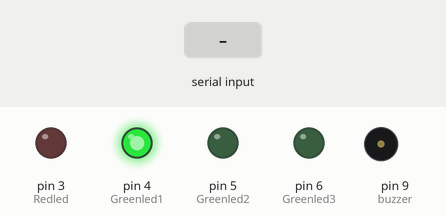
Simulated run of this sketch. Board: Arduino Uno, built with avr-gcc and run on an emulated ATmega328P. Parts: output pins drawn as LEDs (lit = HIGH), buzzer (waves = sounding, pin HIGH). The test bench sets the inputs (shaded band).

Above: at 1.2 s.
1.3 s: "banned" received over Serial
At 3.8 s:
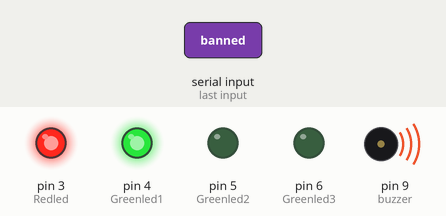
4.3 s: "manager" received over Serial
At 5.7 s:
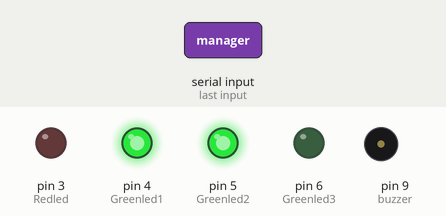
7.3 s: "employee" received over Serial
At 13.2 s:
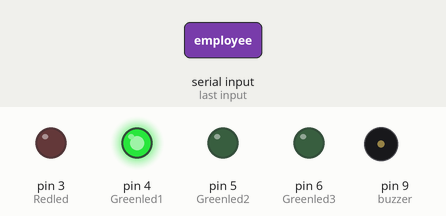
Timing chart, 0 to 14.7 s (numbered marks = the images above; inputs shaded):
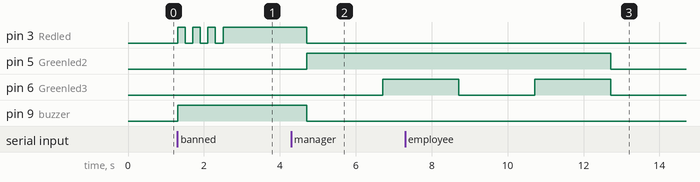

The sketch:

Arduino-Code.ino
```cpp
#include<SoftwareSerial.h>
#define Redled    3  //digital pins
#define Greenled1 4 //digital pins
#define Greenled2 5 //digital pins
#define Greenled3 6 //digital pins
#define buzzer  9   //digital pins
SoftwareSerial node_serial(0,1); //rx_0, tx_1 in arduino that will recieve data from nodeMCU
void setup()
{
   Serial.begin(115200);
   node_serial.begin(115200);
  Serial.setTimeout(5);
  node_serial.setTimeout(5);
   pinMode(Greenled1,OUTPUT);
   pinMode(Greenled2,OUTPUT);
   pinMode(Greenled3,OUTPUT);
   pinMode(Redled,OUTPUT);
   pinMode(buzzer,OUTPUT);
digitalWrite(Greenled1,HIGH);  // led that says Project is working

}


void loop(){

if(Serial.available()>0){
String msg = Serial.readString();

// manager --> 2nd G_led/lcd("loading") delay() /// 3rd G_led/lcd("welocme manager name");
// employee --> 2nd G_led/lcd("loading") delay() /// 3rd G_led/ lcd("welocme name");
// banned --> red light (on and off)/ buzzer / lcd (ALERT! intruder got in!);

if(msg=="manager"){
  digitalWrite(Greenled2,HIGH);
  delay(2000);
  digitalWrite(Greenled3,HIGH);
delay(2000);
digitalWrite(Greenled2,LOW);
  digitalWrite(Greenled3,LOW);
}
else if(msg=="employee")
{
digitalWrite(Greenled2,HIGH);
  delay(2000);
  digitalWrite(Greenled3,HIGH);
  delay(2000);
digitalWrite(Greenled2,LOW);
  digitalWrite(Greenled3,LOW);
}
else if(msg=="banned"){
  digitalWrite(buzzer,HIGH);
  digitalWrite(Redled,HIGH);
  delay(200);
  digitalWrite(Redled,LOW);
  delay(200);
  digitalWrite(Redled,HIGH);
  delay(200);
  digitalWrite(Redled,LOW);
  delay(200);
  digitalWrite(Redled,HIGH);
  delay(200);
  digitalWrite(Redled,LOW);
  delay(200);
  digitalWrite(Redled,HIGH);
  delay(200);
  delay(2000);
digitalWrite(buzzer,LOW);
  digitalWrite(Redled,LOW);

}
}
}
```

Measured:
- after the input at 1.3 s, pin 3 (Redled): alternates HIGH for 0.20 s and LOW for 0.20 s, 7 changes in all, then stays HIGH, starting at once; pin 9 (buzzer): LOW → HIGH at once
- after the input at 4.3 s, pin 5 (Greenled2): LOW → HIGH after 0.41 s; pin 6 (Greenled3): LOW → HIGH after 2.4 s
- after the input at 7.3 s, pin 5 (Greenled2): HIGH → LOW after 5.4 s instead of 1.4 s
